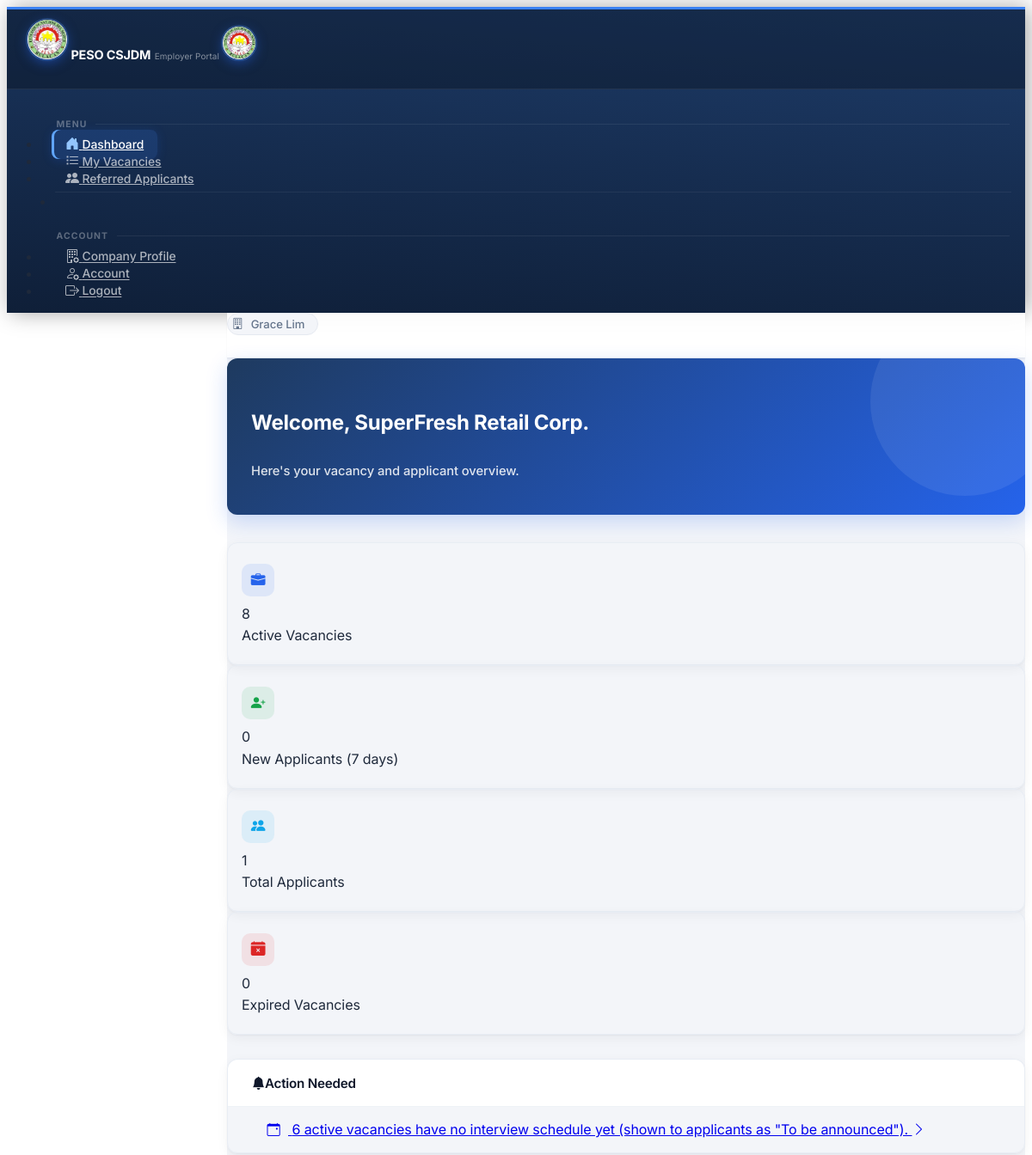
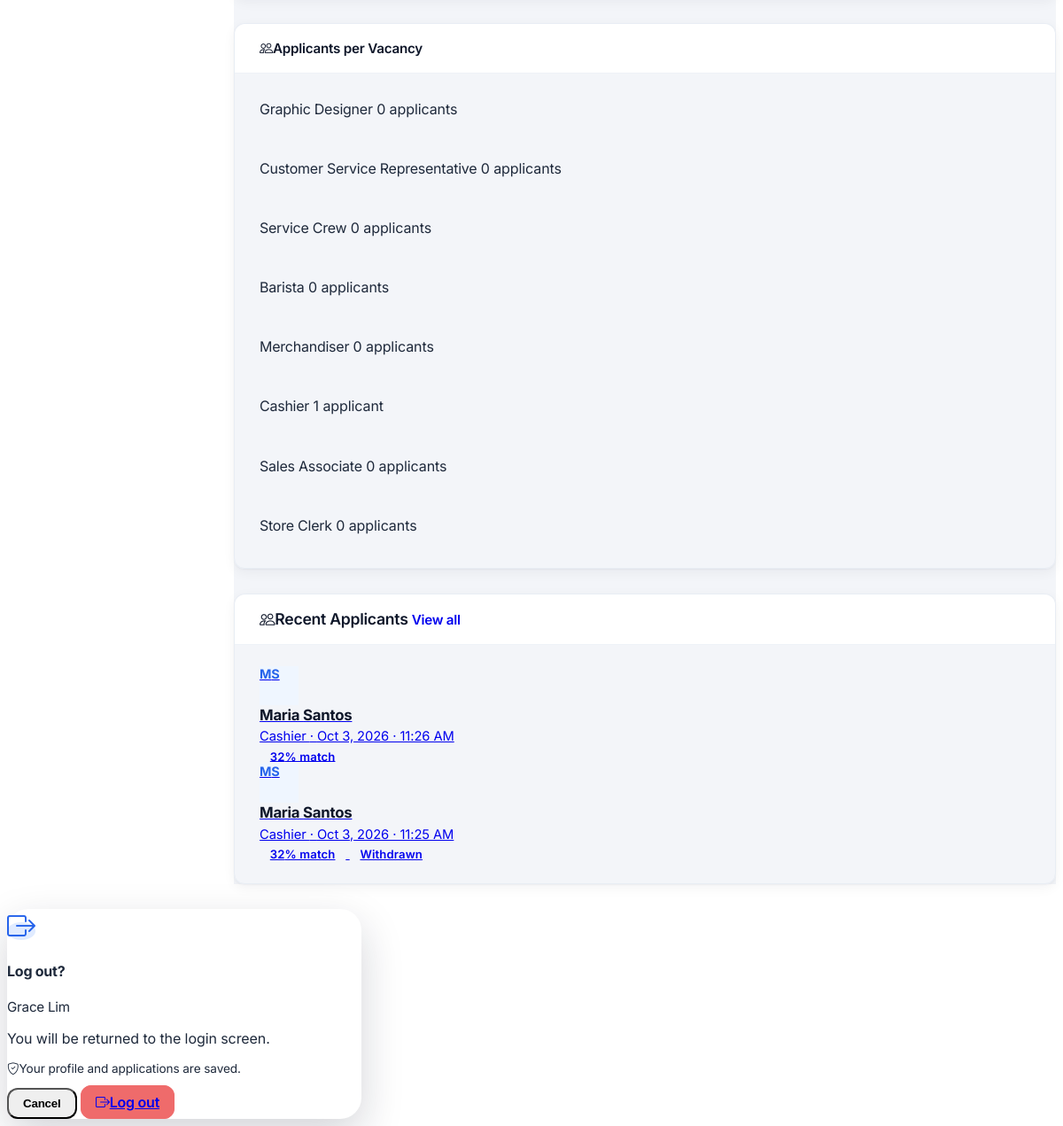
The app's page /employer/dashboard (signed in) with its own data (2 pictures, top to bottom).
### tables this page shows
CREATE TABLE employers (
            employer_id             INTEGER  PRIMARY KEY AUTOINCREMENT,
            user_id        INTEGER  UNIQUE NOT NULL,
            company_name   TEXT     NOT NULL,
            contact_person TEXT     NOT NULL,
            phone          TEXT,
            address        TEXT,
            is_approved    INTEGER  DEFAULT 0,
            created_at     DATETIME DEFAULT CURRENT_TIMESTAMP, tin TEXT, trade_name TEXT, location_type TEXT, employer_sector TEXT, employer_type TEXT, total_workforce TEXT, line_of_business TEXT, address_line TEXT, barangay TEXT, city TEXT, province TEXT, position TEXT, telephone TEXT, mobile TEXT, fax TEXT, profile_email TEXT, certified INTEGER DEFAULT 0, certified_at DATETIME, profile_completed INTEGER DEFAULT 0, approval_requested INTEGER DEFAULT 0,
            FOREIGN KEY (user_id) REFERENCES users(user_id)
        );

CREATE TABLE job_vacancies (
            vacancy_id                   INTEGER  PRIMARY KEY AUTOINCREMENT,
            employer_name        TEXT     NOT NULL,
            job_title            TEXT     NOT NULL,
            occupational_category TEXT    NOT NULL,
            is_local             INTEGER  DEFAULT 1,
            is_active            INTEGER  DEFAULT 1,
            created_at           DATETIME DEFAULT CURRENT_TIMESTAMP
        , employer_id INTEGER REFERENCES users(user_id), application_deadline DATE, req_gender TEXT DEFAULT 'Any', req_age_min INTEGER, req_age_max INTEGER, req_education TEXT, req_documents TEXT, req_experience_months INTEGER, salary_min INTEGER, salary_max INTEGER, salary_period TEXT, job_location TEXT, req_skills TEXT, requirements_deadline DATE, interview_date DATE, interview_time TEXT, interview_date_end DATE, interview_time_end TEXT, location_type TEXT, venue_address TEXT, max_applicants INTEGER);

CREATE TABLE referrals (
            referral_id           INTEGER  PRIMARY KEY AUTOINCREMENT,
            applicant_id INTEGER  NOT NULL,
            vacancy_id   INTEGER  NOT NULL,
            referred_by  INTEGER  NOT NULL,
            referred_at  DATETIME DEFAULT CURRENT_TIMESTAMP,
            status       TEXT     DEFAULT 'referred',
            notes        TEXT, suitability_score REAL, reject_reason TEXT,
            FOREIGN KEY (applicant_id) REFERENCES applicants(applicant_id),
            FOREIGN KEY (vacancy_id)   REFERENCES job_vacancies(vacancy_id),
            FOREIGN KEY (referred_by)  REFERENCES users(user_id)
        );

CREATE TABLE "applicants" (
                applicant_id                 INTEGER  PRIMARY KEY AUTOINCREMENT,
                first_name         TEXT     NOT NULL,
                last_name          TEXT     NOT NULL,
                sex                TEXT,
                age                INTEGER,
                barangay           TEXT,
                district           TEXT,
                employment_status  TEXT     DEFAULT 'Unemployed',
                is_pwd             INTEGER  DEFAULT 0,
                educ_level         TEXT     NOT NULL,
                preferred_position TEXT     NOT NULL,
                skills             TEXT     NOT NULL,
                work_experience    TEXT,
                user_id            INTEGER  REFERENCES users(user_id),
                created_at         DATETIME DEFAULT CURRENT_TIMESTAMP,
                is_archived        INTEGER  DEFAULT 0
            , birthdate DATE, contact_number TEXT, middle_name TEXT, suffix TEXT, civil_status TEXT, address_line TEXT, city TEXT, province TEXT, height_cm TEXT, religion TEXT, tin TEXT, landline TEXT, disability TEXT, is_4ps INTEGER DEFAULT 0, household_id TEXT, is_wodp INTEGER DEFAULT 0, is_dswd_foodstamp INTEGER DEFAULT 0, is_caregiver INTEGER DEFAULT 0, is_ofw INTEGER DEFAULT 0, ofw_country TEXT, is_former_ofw INTEGER DEFAULT 0, former_ofw_country TEXT, ofw_return_date TEXT, employed_type TEXT, unemployed_reason TEXT, job_search_months INTEGER, pref_work_local TEXT, pref_work_overseas TEXT, languages TEXT, education TEXT, trainings TEXT, eligibilities TEXT, work_history TEXT, other_skills TEXT, certified INTEGER DEFAULT 0, certified_at DATETIME, photo TEXT);

### app.py (the view)
@app.route('/employer/dashboard')
@employer_required
def employer_dashboard():
    emp = _get_my_employer()
    if not emp or not emp['is_approved']:
        return redirect(url_for('employer_profile'))
    db  = get_db()
    uid = session['user_id']
    active_vac = db.execute(
        f'SELECT COUNT(*) FROM job_vacancies WHERE employer_id=? AND {OPEN_VACANCY_SQL}', (uid,)
    ).fetchone()[0]
    expired_vac = db.execute(
        f'SELECT COUNT(*) FROM job_vacancies WHERE employer_id=? AND is_active=1 AND {EXPIRED_SQL}', (uid,)
    ).fetchone()[0]
    total_referred = db.execute(
        'SELECT COUNT(*) FROM referrals r JOIN job_vacancies jv ON r.vacancy_id=jv.vacancy_id '
        "WHERE jv.employer_id=? AND r.status!='cancelled'", (uid,)
    ).fetchone()[0]
    new_this_week = db.execute(
        'SELECT COUNT(*) FROM referrals r JOIN job_vacancies jv ON r.vacancy_id=jv.vacancy_id '
        "WHERE jv.employer_id=? AND r.status!='cancelled' "
        "AND date(r.referred_at) >= date('now','+8 hours','-7 days')", (uid,)
    ).fetchone()[0]
    recent_referrals = db.execute('''
        SELECT r.referral_id, r.status, r.referred_at, r.suitability_score,
               a.first_name, a.last_name, jv.job_title
        FROM referrals r
        JOIN applicants a ON r.applicant_id=a.applicant_id
        JOIN job_vacancies jv ON r.vacancy_id=jv.vacancy_id
        WHERE jv.employer_id=?
        ORDER BY r.referred_at DESC LIMIT 5
    ''', (uid,)).fetchall()
    expiring_soon = db.execute('''
        SELECT jv.vacancy_id, jv.job_title, jv.application_deadline
        FROM job_vacancies jv
        WHERE jv.employer_id=? AND jv.is_active=1
          AND jv.application_deadline = date('now','+8 hours','+1 day')
        ORDER BY jv.job_title
    ''', (uid,)).fetchall()
    today = _today_ph()
    open_vacs = []
    for v in db.execute(
        "SELECT jv.*, (SELECT COUNT(*) FROM referrals r WHERE r.vacancy_id=jv.vacancy_id AND r.status != 'cancelled') AS applicants "
        f"FROM job_vacancies jv WHERE jv.employer_id=? AND {OPEN_VACANCY_SQL} "
        "ORDER BY jv.created_at DESC", (uid,)).fetchall():
        v = dict(v)
        v['interview'] = interview_text(v)
        last_day = v['interview_date_end'] or v['interview_date']
        v['interview_upcoming'] = bool(last_day and last_day >= today)
        open_vacs.append(v)
    upcoming = sorted([v for v in open_vacs if v['interview_upcoming']], key=lambda v: v['interview_date'])
    actions = []
    if expiring_soon:
        n = len(expiring_soon)
        actions.append(dict(icon='bi-hourglass-split', tone='warning', url=url_for('employer_vacancies'),
                            text=f"{n} vacanc{'y expires' if n == 1 else 'ies expire'} tomorrow. Extend the deadline if you still need applicants."))
    if new_this_week:
        actions.append(dict(icon='bi-person-plus-fill', tone='primary', url=url_for('employer_referred'),
                            text=f"{new_this_week} new applicant{'' if new_this_week == 1 else 's'} in the last 7 days to review."))
    no_sched = [v for v in open_vacs if not v['interview_date']]
    if no_sched:
        n = len(no_sched)
        actions.append(dict(icon='bi-calendar-event', tone='secondary', url=url_for('employer_vacancies'),
                            text=f"{n} active vacanc{'y has' if n == 1 else 'ies have'} no interview schedule yet (shown to applicants as \"To be announced\")."))
    return render_template('employer/dashboard.html', emp=emp,
                           active_vac=active_vac, expired_vac=expired_vac,
                           total_referred=total_referred, new_this_week=new_this_week,
                           recent_referrals=recent_referrals, expiring_soon=expiring_soon,
                           open_vacs=open_vacs, upcoming=upcoming, actions=actions)

### templates/employer/dashboard.html (shortened to what this page needs)
{% extends 'base_employer.html' %}
{% block content %}
<div class="emp-dash">
<div class="dash-welcome mb-4">
  <h4 class="fw-bold mb-1">Welcome, {{ emp.company_name }}</h4>
  <p class="mb-0 small">Here's your vacancy and applicant overview.</p>
</div>
<div class="row g-4 mb-4">
  <div class="col-6 col-lg-3">
    <div class="card kpi-card text-center p-3 h-100">
      <i class="bi bi-briefcase-fill kpi-icon" style="color:#2563eb;background:#2563eb1a;"></i>
      <div class="fw-bold fs-3 text-primary">{{ active_vac }}</div>
      <div class="text-muted small">Active Vacancies</div>
    </div>
  </div>
  <div class="col-6 col-lg-3">
    <div class="card kpi-card text-center p-3 h-100">
      <i class="bi bi-person-plus-fill kpi-icon" style="color:#16a34a;background:#16a34a1a;"></i>
      <div class="fw-bold fs-3 text-success">{{ new_this_week }}</div>
      <div class="text-muted small">New Applicants (7 days)</div>
    </div>
  </div>
  <div class="col-6 col-lg-3">
    <div class="card kpi-card text-center p-3 h-100">
      <i class="bi bi-people-fill kpi-icon" style="color:#0ea5e9;background:#0ea5e91a;"></i>
      <div class="fw-bold fs-3 text-info">{{ total_referred }}</div>
      <div class="text-muted small">Total Applicants</div>
    </div>
  </div>
  <div class="col-6 col-lg-3">
    <div class="card kpi-card text-center p-3 h-100">
      <i class="bi bi-calendar-x-fill kpi-icon" style="color:#dc2626;background:#dc26261a;"></i>
      <div class="fw-bold fs-3 {% if expired_vac %}text-danger{% else %}text-muted{% endif %}">{{ expired_vac }}</div>
      <div class="text-muted small">Expired Vacancies</div>
    </div>
  </div>
</div>
{% if actions %}
<div class="card mb-4 action-card">
  <div class="card-header bg-transparent fw-semibold"><i class="bi bi-bell-fill text-warning me-2"></i>Action Needed</div>
  <div class="card-body py-2">
    {% for a in actions %}
    <a href="{{ a.url }}" class="d-flex align-items-start gap-3 py-2 text-decoration-none text-reset {% if not loop.last %}border-bottom{% endif %}">
      <span class="action-dot bg-{{ a.tone }}-subtle text-{{ a.tone }}-emphasis"><i class="bi {{ a.icon }}"></i></span>
      <span class="small flex-grow-1" style="padding-top:.35rem;">{{ a.text }}</span>
      <i class="bi bi-chevron-right text-muted" style="padding-top:.4rem;"></i>
    </a>
    {% endfor %}
  </div>
</div>
{% endif %}
<div class="row g-4 mb-4">
  <div class="col-12">
    <div class="card h-100">
      <div class="card-header bg-transparent fw-semibold"><i class="bi bi-people text-primary me-2"></i>Applicants per Vacancy</div>
      <div class="card-body">
        {% if open_vacs %}
        {% for v in open_vacs %}
        <div class="py-2 {% if not loop.last %}border-bottom{% endif %}">
          <div class="d-flex justify-content-between align-items-center gap-2">
            <span class="fw-semibold small text-truncate">{{ v.job_title }}</span>
            <span class="small text-muted flex-shrink-0">{{ v.applicants }} applicant{{ '' if v.applicants == 1 else 's' }}</span>
          </div>
        </div>
        {% endfor %}
        {% else %}
        <div class="text-center text-muted py-3 small">
          <i class="bi bi-list-task" style="font-size:1.5rem;opacity:.25;"></i>
          <p class="mt-2 mb-0">No open vacancies. Post a vacancy from My Vacancies.</p>
        </div>
        {% endif %}
      </div>
    </div>
  </div>
</div>
<div class="row g-4">
  <div class="{% if expiring_soon %}col-lg-7{% else %}col-12{% endif %}">
    <div class="card h-100 recent-card">
      <div class="card-header bg-transparent fw-semibold d-flex justify-content-between align-items-center">
        <span><i class="bi bi-people text-primary me-2"></i>Recent Applicants</span>
        <a href="{{ url_for('employer_referred') }}" class="small text-primary">View all</a>
      </div>
      <div class="card-body">
        {% if recent_referrals %}
        {% for r in recent_referrals %}
        <a href="{{ url_for('employer_referred_detail', rid=r.referral_id) }}"
           class="d-flex align-items-center gap-2 py-2 text-decoration-none text-reset {% if not loop.last %}border-bottom{% endif %}">
          <div class="d-flex align-items-center justify-content-center flex-shrink-0 rounded-circle"
               style="width:32px;height:32px;background:#eff6ff;font-size:.7rem;font-weight:700;color:#2563eb;">
            {{ r.first_name[0]|upper }}{{ r.last_name[0]|upper }}
          </div>
          <div class="flex-grow-1 overflow-hidden">
            <div class="fw-semibold small text-truncate">{{ r.first_name }} {{ r.last_name }}</div>
            <div class="text-muted" style="font-size:.72rem;">{{ r.job_title }} · {{ r.referred_at|friendly_dt }}</div>
          </div>
          {% if r.suitability_score is not none %}
          <span class="badge bg-primary-subtle text-primary-emphasis flex-shrink-0" style="font-size:.65rem;">{{ '%.0f'|format(r.suitability_score * 100) }}% match</span>
          {% endif %}
          {% if r.status == 'cancelled' %}
          <span class="badge bg-danger-subtle text-danger-emphasis flex-shrink-0" style="font-size:.65rem;">Withdrawn</span>
          {% endif %}
        </a>
        {% endfor %}
        {% else %}
        <div class="text-center text-muted py-3 small">
          <i class="bi bi-people" style="font-size:1.5rem;opacity:.25;"></i>
          <p class="mt-2 mb-0">No applicants yet. Post vacancies so jobseekers can apply and be matched to them.</p>
        </div>
        {% endif %}
      </div>
    </div>
  </div>
</div>
</div>
{% endblock %}

### records on screen
employers: company_name "SuperFresh Retail Corp."
job_vacancies: job_title "Graphic Designer", applicants "0", applicants "s"
job_vacancies: job_title "Customer Service Representative", applicants "0", applicants "s"
job_vacancies: job_title "Service Crew", applicants "0", applicants "s"
job_vacancies: job_title "Barista", applicants "0", applicants "s"
job_vacancies: job_title "Merchandiser", applicants "0", applicants "s"
job_vacancies: job_title "Cashier", applicants "1"
job_vacancies: job_title "Sales Associate", applicants "0", applicants "s"
job_vacancies: job_title "Store Clerk", applicants "0", applicants "s"
referrals: first_name "M", last_name "S", first_name "Maria", last_name "Santos", job_title "Cashier", referred_at|friendly_dt "Oct 3, 2026 · 11:26 AM", r.suitability_score*100 "32"
referrals: first_name "M", last_name "S", first_name "Maria", last_name "Santos", job_title "Cashier", referred_at|friendly_dt "Oct 3, 2026 · 11:25 AM", r.suitability_score*100 "32", status "Withdrawn"

### other values on screen
{{ session.get('full_name', 'Employer') }} "Grace Lim"
{{ active_vac }} "8"
{{ new_this_week }} "0"
{{ total_referred }} "1"
{{ expired_vac }} "0"
{{ a.text }} "6 active vacancies have no interview schedule yet (shown to applicants as \"To be announced\")."
{{ session.get('full_name') }} "Grace Lim"
